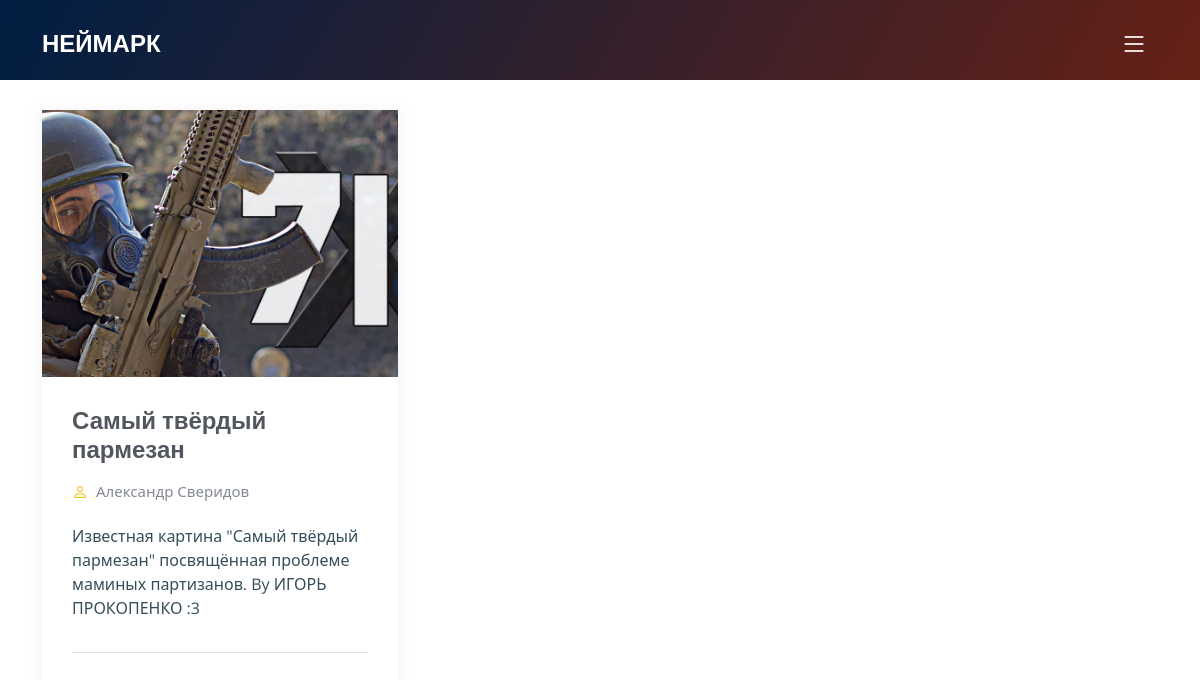
The page /blog/ on the database as committed earlier.
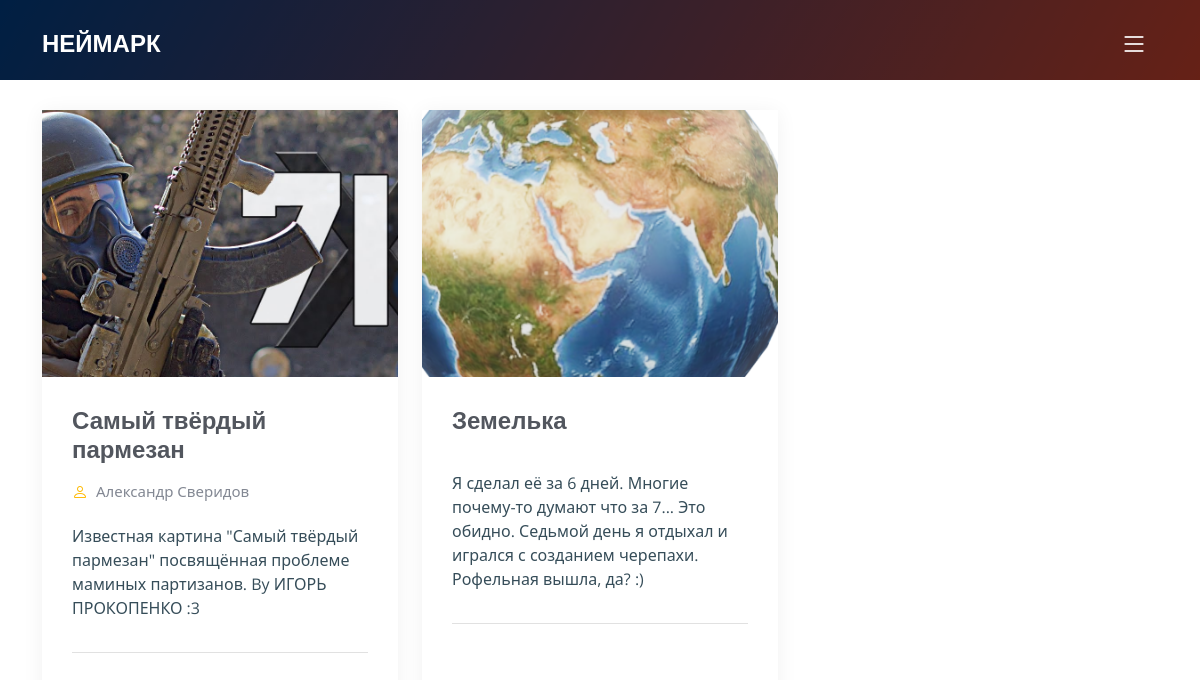
The same page on the database as committed later.
### base/models.py (models this page shows, shortened)
class Artwork(models.Model):
    face = models.ImageField(upload_to="images/", verbose_name="Лицевое изображение",)
    name = models.CharField(max_length=40,)
    description = models.TextField(max_length=500,)
    uncompressed_img = models.ImageField(upload_to="images/", verbose_name="Оригинальное изображение", blank=True,)
    object3d = models.FileField(upload_to="files/", verbose_name="3D файл", blank=True, validators=[validate_file_extension])
    comments = models.ManyToManyField(Comment, blank=True)
    date = models.DateField(auto_now_add=True, blank=True)

class User(models.Model):
    name = models.CharField(max_length=60,)
    avatar = models.ImageField(upload_to="images/",)
    tag = models.CharField(max_length=20, unique=True,)
    login = models.CharField(max_length=20, unique=True,)
    password = models.CharField(max_length=20)
    artworks = models.ManyToManyField(Artwork, blank=True, related_name="users")

### base/views.py (the view)
# urls.py: path('blog/', views.art_works, name="art_works"),
def art_works(request):
    art_works = Artwork.objects.all()
    context = {'artworks': art_works}
    return render(request, 'blog.html', context=context)

### base/templates/blog.html (shortened to what this page needs)
{% extends 'main.html' %}
{% load static %}
{% block content %}
  <main id="main">
    <div class="breadcrumbs d-flex align-items-center" style="background: linear-gradient(120deg, rgba(0,78,168,1) 0%, rgba(255,83,56,1) 100%);">
    </div>
    <section id="blog" class="blog">
      <div class="container" data-aos="fade-up" data-aos-delay="100">
        <div class="row gy-4 posts-list">
          {% for artwork in artworks %}
          <div class="col-xl-4 col-md-6">
            <div class="post-item position-relative h-100" onclick="location.href='{% url 'artwork' artwork.id %}';" style="cursor: pointer;">
              <div class="post-img position-relative overflow-hidden">
                <img src="{{artwork.face.url}}" class="img-fluid" alt="">
              </div>
              <div class="post-content d-flex flex-column">
                <h3 class="post-title">{{artwork.name}}</h3>
                {% if artwork.users.all %}
                <div class="meta d-flex align-items-center">
                  {% for user in artwork.users.all %}
                  <div class="d-flex align-items-center">
                    <i class="bi bi-person"></i> <span class="ps-2">{{user.name}}</span>
                  </div>
                  {% endfor %}
                </div>
                {% endif %}
                <p>
                  {{artwork.description}}
                </p>
                <hr>
              </div>
            </div>
          </div>
          {% endfor %}
        </div>
      </div>
    </section>
  </main>
  {% endblock content %}

Rows that differ between the two databases and show on the page:
added Artwork: face (picture), name "Земелька", description "Я сделал её за 6 дней. Многие почему-то думают что за 7... Это обидно. Седьмой день я отдыхал и игрался с созданием черепахи. Рофельная вышла, да? :)"
